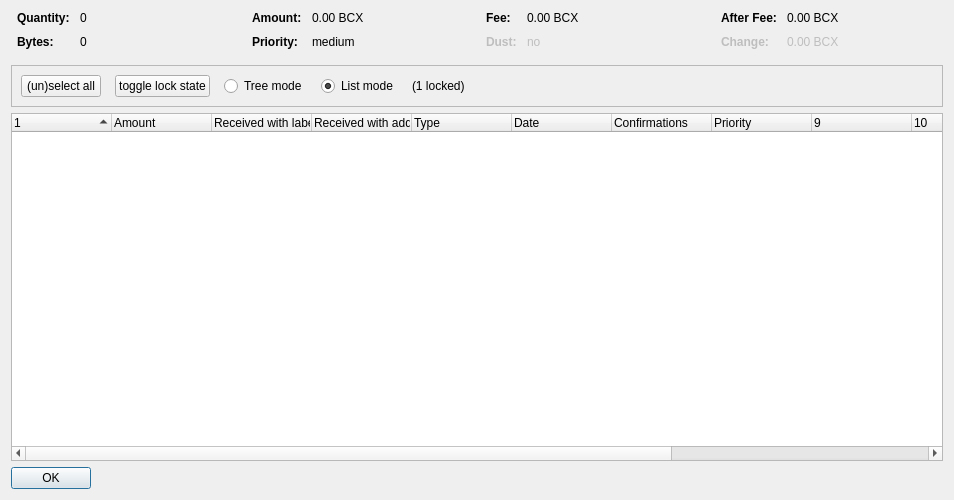
<?xml version="1.0" encoding="UTF-8"?>
<ui version="4.0">
 <class>CoinControlDialog</class>
 <widget class="QDialog" name="CoinControlDialog">
  <property name="geometry">
   <rect>
    <x>0</x>
    <y>0</y>
    <width>954</width>
    <height>500</height>
   </rect>
  </property>
  <property name="windowTitle">
   <string>Coin Selection</string>
  </property>
  <layout class="QVBoxLayout" name="verticalLayout">
   <item>
    <layout class="QHBoxLayout" name="horizontalLayoutTop" stretch="0,0,0,0">
     <property name="topMargin">
      <number>0</number>
     </property>
     <property name="bottomMargin">
      <number>10</number>
     </property>
     <item>
      <layout class="QFormLayout" name="formLayoutCoinControl1">
       <property name="horizontalSpacing">
        <number>10</number>
       </property>
       <property name="verticalSpacing">
        <number>10</number>
       </property>
       <property name="leftMargin">
        <number>6</number>
       </property>
       <property name="rightMargin">
        <number>6</number>
       </property>
       <item row="0" column="0">
        <widget class="QLabel" name="labelCoinControlQuantityText">
         <property name="font">
          <font>
           <weight>75</weight>
           <bold>true</bold>
          </font>
         </property>
         <property name="text">
          <string>Quantity:</string>
         </property>
        </widget>
       </item>
       <item row="0" column="1">
        <widget class="QLabel" name="labelCoinControlQuantity">
         <property name="cursor">
          <cursorShape>IBeamCursor</cursorShape>
         </property>
         <property name="contextMenuPolicy">
          <enum>Qt::ActionsContextMenu</enum>
         </property>
         <property name="text">
          <string notr="true">0</string>
         </property>
         <property name="textInteractionFlags">
          <set>Qt::LinksAccessibleByMouse|Qt::TextSelectableByKeyboard|Qt::TextSelectableByMouse</set>
         </property>
        </widget>
       </item>
       <item row="1" column="0">
        <widget class="QLabel" name="labelCoinControlBytesText">
         <property name="font">
          <font>
           <weight>75</weight>
           <bold>true</bold>
          </font>
         </property>
         <property name="text">
          <string>Bytes:</string>
         </property>
        </widget>
       </item>
       <item row="1" column="1">
        <widget class="QLabel" name="labelCoinControlBytes">
         <property name="cursor">
          <cursorShape>IBeamCursor</cursorShape>
         </property>
         <property name="contextMenuPolicy">
          <enum>Qt::ActionsContextMenu</enum>
         </property>
         <property name="text">
          <string notr="true">0</string>
         </property>
         <property name="textInteractionFlags">
          <set>Qt::LinksAccessibleByMouse|Qt::TextSelectableByKeyboard|Qt::TextSelectableByMouse</set>
         </property>
        </widget>
       </item>
      </layout>
     </item>
     <item>
      <layout class="QFormLayout" name="formLayoutCoinControl2">
       <property name="horizontalSpacing">
        <number>10</number>
       </property>
       <property name="verticalSpacing">
        <number>10</number>
       </property>
       <property name="leftMargin">
        <number>6</number>
       </property>
       <property name="rightMargin">
        <number>6</number>
       </property>
       <item row="0" column="0">
        <widget class="QLabel" name="labelCoinControlAmountText">
         <property name="font">
          <font>
           <weight>75</weight>
           <bold>true</bold>
          </font>
         </property>
         <property name="text">
          <string>Amount:</string>
         </property>
        </widget>
       </item>
       <item row="0" column="1">
        <widget class="QLabel" name="labelCoinControlAmount">
         <property name="cursor">
          <cursorShape>IBeamCursor</cursorShape>
         </property>
         <property name="contextMenuPolicy">
          <enum>Qt::ActionsContextMenu</enum>
         </property>
         <property name="text">
          <string notr="true">0.00 BCX</string>
         </property>
         <property name="textInteractionFlags">
          <set>Qt::LinksAccessibleByMouse|Qt::TextSelectableByKeyboard|Qt::TextSelectableByMouse</set>
         </property>
        </widget>
       </item>
       <item row="1" column="0">
        <widget class="QLabel" name="labelCoinControlPriorityText">
         <property name="font">
          <font>
           <weight>75</weight>
           <bold>true</bold>
          </font>
         </property>
         <property name="text">
          <string>Priority:</string>
         </property>
        </widget>
       </item>
       <item row="1" column="1">
        <widget class="QLabel" name="labelCoinControlPriority">
         <property name="cursor">
          <cursorShape>IBeamCursor</cursorShape>
         </property>
         <property name="contextMenuPolicy">
          <enum>Qt::ActionsContextMenu</enum>
         </property>
         <property name="text">
          <string>medium</string>
         </property>
         <property name="textInteractionFlags">
          <set>Qt::LinksAccessibleByMouse|Qt::TextSelectableByKeyboard|Qt::TextSelectableByMouse</set>
         </property>
        </widget>
       </item>
      </layout>
     </item>
     <item>
      <layout class="QFormLayout" name="formLayoutCoinControl3">
       <property name="horizontalSpacing">
        <number>10</number>
       </property>
       <property name="verticalSpacing">
        <number>10</number>
       </property>
       <property name="leftMargin">
        <number>6</number>
       </property>
       <property name="rightMargin">
        <number>6</number>
       </property>
       <item row="0" column="0">
        <widget class="QLabel" name="labelCoinControlFeeText">
         <property name="font">
          <font>
           <weight>75</weight>
           <bold>true</bold>
          </font>
         </property>
         <property name="text">
          <string>Fee:</string>
         </property>
        </widget>
       </item>
       <item row="0" column="1">
        <widget class="QLabel" name="labelCoinControlFee">
         <property name="cursor">
          <cursorShape>IBeamCursor</cursorShape>
         </property>
         <property name="contextMenuPolicy">
          <enum>Qt::ActionsContextMenu</enum>
         </property>
         <property name="text">
          <string notr="true">0.00 BCX</string>
         </property>
         <property name="textInteractionFlags">
          <set>Qt::LinksAccessibleByMouse|Qt::TextSelectableByKeyboard|Qt::TextSelectableByMouse</set>
         </property>
        </widget>
       </item>
       <item row="1" column="0">
        <widget class="QLabel" name="labelCoinControlLowOutputText">
         <property name="enabled">
          <bool>false</bool>
         </property>
         <property name="font">
          <font>
           <weight>75</weight>
           <bold>true</bold>
          </font>
         </property>
         <property name="text">
          <string>Dust:</string>
         </property>
        </widget>
       </item>
       <item row="1" column="1">
        <widget class="QLabel" name="labelCoinControlLowOutput">
         <property name="enabled">
          <bool>false</bool>
         </property>
         <property name="cursor">
          <cursorShape>IBeamCursor</cursorShape>
         </property>
         <property name="contextMenuPolicy">
          <enum>Qt::ActionsContextMenu</enum>
         </property>
         <property name="text">
          <string>no</string>
         </property>
         <property name="textInteractionFlags">
          <set>Qt::LinksAccessibleByMouse|Qt::TextSelectableByKeyboard|Qt::TextSelectableByMouse</set>
         </property>
        </widget>
       </item>
      </layout>
     </item>
     <item>
      <layout class="QFormLayout" name="formLayoutCoinControl4">
       <property name="horizontalSpacing">
        <number>10</number>
       </property>
       <property name="verticalSpacing">
        <number>10</number>
       </property>
       <property name="leftMargin">
        <number>6</number>
       </property>
       <property name="rightMargin">
        <number>6</number>
       </property>
       <item row="0" column="0">
        <widget class="QLabel" name="labelCoinControlAfterFeeText">
         <property name="font">
          <font>
           <weight>75</weight>
           <bold>true</bold>
          </font>
         </property>
         <property name="text">
          <string>After Fee:</string>
         </property>
        </widget>
       </item>
       <item row="0" column="1">
        <widget class="QLabel" name="labelCoinControlAfterFee">
         <property name="cursor">
          <cursorShape>IBeamCursor</cursorShape>
         </property>
         <property name="contextMenuPolicy">
          <enum>Qt::ActionsContextMenu</enum>
         </property>
         <property name="text">
          <string notr="true">0.00 BCX</string>
         </property>
         <property name="textInteractionFlags">
          <set>Qt::LinksAccessibleByMouse|Qt::TextSelectableByKeyboard|Qt::TextSelectableByMouse</set>
         </property>
        </widget>
       </item>
       <item row="1" column="0">
        <widget class="QLabel" name="labelCoinControlChangeText">
         <property name="enabled">
          <bool>false</bool>
         </property>
         <property name="font">
          <font>
           <weight>75</weight>
           <bold>true</bold>
          </font>
         </property>
         <property name="text">
          <string>Change:</string>
         </property>
        </widget>
       </item>
       <item row="1" column="1">
        <widget class="QLabel" name="labelCoinControlChange">
         <property name="enabled">
          <bool>false</bool>
         </property>
         <property name="cursor">
          <cursorShape>IBeamCursor</cursorShape>
         </property>
         <property name="contextMenuPolicy">
          <enum>Qt::ActionsContextMenu</enum>
         </property>
         <property name="text">
          <string notr="true">0.00 BCX</string>
         </property>
         <property name="textInteractionFlags">
          <set>Qt::LinksAccessibleByMouse|Qt::TextSelectableByKeyboard|Qt::TextSelectableByMouse</set>
         </property>
        </widget>
       </item>
      </layout>
     </item>
    </layout>
   </item>
   <item>
    <widget class="QFrame" name="frame">
     <property name="minimumSize">
      <size>
       <width>0</width>
       <height>40</height>
      </size>
     </property>
     <property name="frameShape">
      <enum>QFrame::StyledPanel</enum>
     </property>
     <property name="frameShadow">
      <enum>QFrame::Sunken</enum>
     </property>
     <layout class="QHBoxLayout" name="horizontalLayout">
      <item>
       <layout class="QHBoxLayout" name="horizontalLayoutPanel" stretch="0,0,0,0,0,0">
        <property name="spacing">
         <number>14</number>
        </property>
        <item>
         <widget class="QPushButton" name="pushButtonSelectAll">
          <property name="sizePolicy">
           <sizepolicy hsizetype="Maximum" vsizetype="Fixed">
            <horstretch>0</horstretch>
            <verstretch>0</verstretch>
           </sizepolicy>
          </property>
          <property name="text">
           <string>(un)select all</string>
          </property>
          <property name="autoDefault">
           <bool>false</bool>
          </property>
         </widget>
        </item>
        <item>
         <widget class="QPushButton" name="pushButtonToggleLock">
          <property name="sizePolicy">
           <sizepolicy hsizetype="Maximum" vsizetype="Fixed">
            <horstretch>0</horstretch>
            <verstretch>0</verstretch>
           </sizepolicy>
          </property>
          <property name="text">
           <string>toggle lock state</string>
          </property>
          <property name="autoDefault">
           <bool>false</bool>
          </property>
         </widget>
        </item>
        <item>
         <widget class="QRadioButton" name="radioTreeMode">
          <property name="sizePolicy">
           <sizepolicy hsizetype="Maximum" vsizetype="Fixed">
            <horstretch>0</horstretch>
            <verstretch>0</verstretch>
           </sizepolicy>
          </property>
          <property name="text">
           <string>Tree mode</string>
          </property>
         </widget>
        </item>
        <item>
         <widget class="QRadioButton" name="radioListMode">
          <property name="sizePolicy">
           <sizepolicy hsizetype="Maximum" vsizetype="Fixed">
            <horstretch>0</horstretch>
            <verstretch>0</verstretch>
           </sizepolicy>
          </property>
          <property name="text">
           <string>List mode</string>
          </property>
          <property name="checked">
           <bool>true</bool>
          </property>
         </widget>
        </item>
        <item>
         <widget class="QLabel" name="labelLocked">
          <property name="text">
           <string>(1 locked)</string>
          </property>
         </widget>
        </item>
        <item>
         <spacer name="horizontalSpacer">
          <property name="orientation">
           <enum>Qt::Horizontal</enum>
          </property>
          <property name="sizeHint" stdset="0">
           <size>
            <width>40</width>
            <height>20</height>
           </size>
          </property>
         </spacer>
        </item>
       </layout>
      </item>
     </layout>
    </widget>
   </item>
   <item>
    <widget class="CoinControlTreeWidget" name="treeWidget">
     <property name="contextMenuPolicy">
      <enum>Qt::CustomContextMenu</enum>
     </property>
     <property name="sortingEnabled">
      <bool>false</bool>
     </property>
     <property name="columnCount">
      <number>13</number>
     </property>
     <attribute name="headerShowSortIndicator" stdset="0">
      <bool>true</bool>
     </attribute>
     <attribute name="headerStretchLastSection">
      <bool>false</bool>
     </attribute>
     <column>
      <property name="text">
       <string/>
      </property>
     </column>
     <column>
      <property name="text">
       <string>Amount</string>
      </property>
     </column>
     <column>
      <property name="text">
       <string>Received with label</string>
      </property>
     </column>
     <column>
      <property name="text">
       <string>Received with address</string>
      </property>
     </column>
     <column>
      <property name="text">
       <string>Type</string>
      </property>
     </column>
     <column>
      <property name="text">
       <string>Date</string>
      </property>
     </column>
     <column>
      <property name="text">
       <string>Confirmations</string>
      </property>
      <property name="toolTip">
       <string>Confirmed</string>
      </property>
     </column>
     <column>
      <property name="text">
       <string>Priority</string>
      </property>
     </column>
     <column>
      <property name="text">
       <string/>
      </property>
     </column>
     <column>
      <property name="text">
       <string/>
      </property>
     </column>
     <column>
      <property name="text">
       <string/>
      </property>
     </column>
     <column>
      <property name="text">
       <string/>
      </property>
     </column>
     <column>
      <property name="text">
       <string/>
      </property>
     </column>
    </widget>
   </item>
   <item>
    <widget class="QDialogButtonBox" name="buttonBox">
     <property name="sizePolicy">
      <sizepolicy hsizetype="Maximum" vsizetype="Fixed">
       <horstretch>0</horstretch>
       <verstretch>0</verstretch>
      </sizepolicy>
     </property>
     <property name="orientation">
      <enum>Qt::Horizontal</enum>
     </property>
     <property name="standardButtons">
      <set>QDialogButtonBox::Ok</set>
     </property>
    </widget>
   </item>
  </layout>
 </widget>
 <customwidgets>
  <customwidget>
   <class>CoinControlTreeWidget</class>
   <extends>QTreeWidget</extends>
   <header>coincontroltreewidget.h</header>
  </customwidget>
 </customwidgets>
 <resources/>
 <connections/>
</ui>
